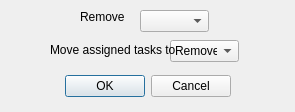
<?xml version="1.0" encoding="UTF-8"?>
<ui version="4.0">
 <class>RemoveVM</class>
 <widget class="QDialog" name="RemoveVM">
  <property name="geometry">
   <rect>
    <x>0</x>
    <y>0</y>
    <width>295</width>
    <height>112</height>
   </rect>
  </property>
  <property name="windowTitle">
   <string>Remove VM</string>
  </property>
  <widget class="QDialogButtonBox" name="buttonBox">
   <property name="geometry">
    <rect>
     <x>-110</x>
     <y>70</y>
     <width>341</width>
     <height>32</height>
    </rect>
   </property>
   <property name="orientation">
    <enum>Qt::Horizontal</enum>
   </property>
   <property name="standardButtons">
    <set>QDialogButtonBox::Cancel|QDialogButtonBox::Ok</set>
   </property>
  </widget>
  <widget class="QComboBox" name="vmComboBox">
   <property name="geometry">
    <rect>
     <x>140</x>
     <y>10</y>
     <width>69</width>
     <height>22</height>
    </rect>
   </property>
  </widget>
  <widget class="QComboBox" name="vmMoveComboBox">
   <property name="geometry">
    <rect>
     <x>170</x>
     <y>40</y>
     <width>69</width>
     <height>22</height>
    </rect>
   </property>
   <item>
    <property name="text">
     <string>Remove</string>
    </property>
   </item>
  </widget>
  <widget class="QLabel" name="label">
   <property name="geometry">
    <rect>
     <x>80</x>
     <y>10</y>
     <width>47</width>
     <height>13</height>
    </rect>
   </property>
   <property name="text">
    <string>Remove</string>
   </property>
  </widget>
  <widget class="QLabel" name="label_2">
   <property name="geometry">
    <rect>
     <x>50</x>
     <y>40</y>
     <width>131</width>
     <height>20</height>
    </rect>
   </property>
   <property name="text">
    <string>Move assigned tasks to</string>
   </property>
  </widget>
 </widget>
 <resources/>
 <connections>
  <connection>
   <sender>buttonBox</sender>
   <signal>accepted()</signal>
   <receiver>RemoveVM</receiver>
   <slot>accept()</slot>
   <hints>
    <hint type="sourcelabel">
     <x>248</x>
     <y>254</y>
    </hint>
    <hint type="destinationlabel">
     <x>157</x>
     <y>274</y>
    </hint>
   </hints>
  </connection>
  <connection>
   <sender>buttonBox</sender>
   <signal>rejected()</signal>
   <receiver>RemoveVM</receiver>
   <slot>reject()</slot>
   <hints>
    <hint type="sourcelabel">
     <x>316</x>
     <y>260</y>
    </hint>
    <hint type="destinationlabel">
     <x>286</x>
     <y>274</y>
    </hint>
   </hints>
  </connection>
 </connections>
</ui>
